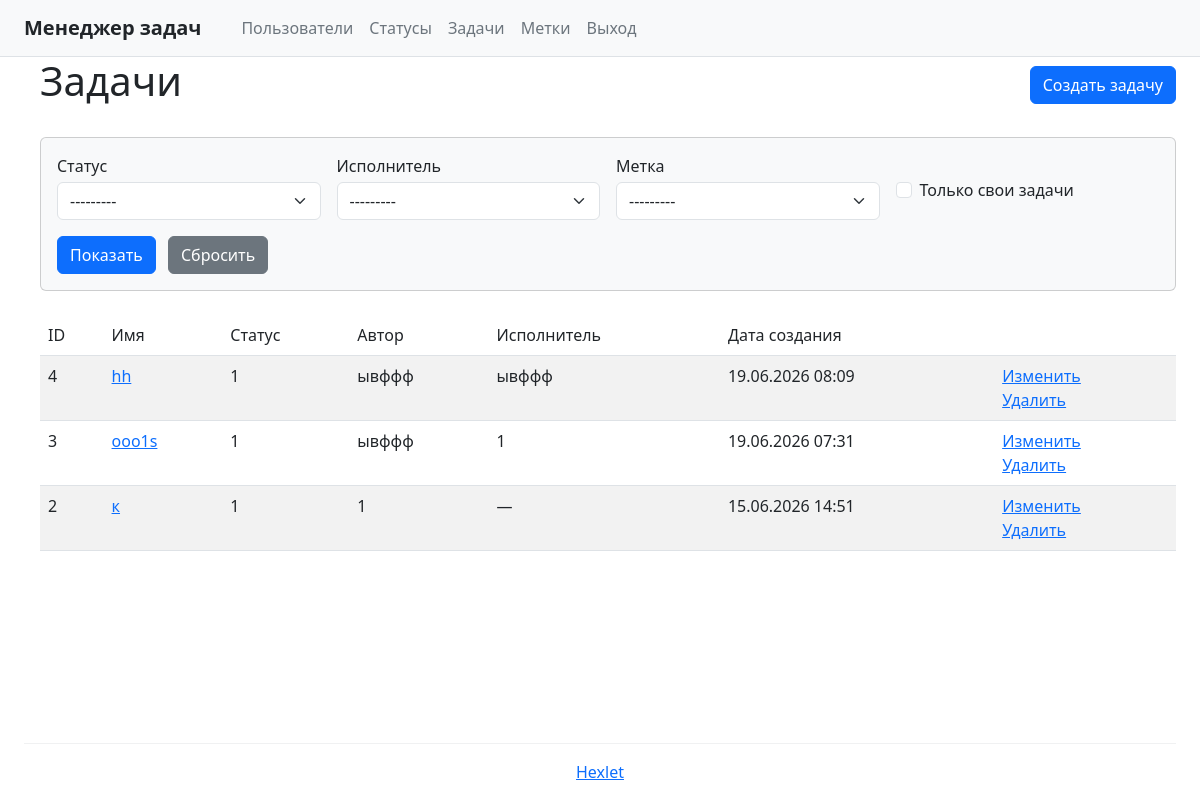
The app's page /tasks/ (signed in) with its own data.
### task_manager/models.py (models this page shows, shortened)
class Task(models.Model):
    name = models.CharField(max_length=150, unique=True, verbose_name='Имя')
    description = models.TextField(blank=True, verbose_name='Описание')
    status = models.ForeignKey('Status', on_delete=models.PROTECT, verbose_name='Статус')
    author = models.ForeignKey(
        User, on_delete=models.PROTECT, related_name='author_tasks', verbose_name='Автор'
    )
    executor = models.ForeignKey(
        User, on_delete=models.PROTECT, related_name='executor_tasks',
        blank=True, null=True, verbose_name='Исполнитель'
    )
    labels = models.ManyToManyField('Label', blank=True, verbose_name='Метки')
    created_at = models.DateTimeField(auto_now_add=True, verbose_name='Дата создания')
    class Meta:
        verbose_name = 'Задача'
        verbose_name_plural = 'Задачи'
        ordering = ['-created_at']

class Status(models.Model):
    name = models.CharField(max_length=100, unique=True, verbose_name='Имя')
    created_at = models.DateTimeField(default=timezone.now, verbose_name='Дата создания')
    class Meta:
        verbose_name = 'Статус'
        verbose_name_plural = 'Статусы'
        ordering = ['id']
    def __str__(self):
        return self.name

### task_manager/views.py (the view)
# urls.py: path('tasks/', TaskListView.as_view(), name='tasks'),
class TaskListView(LoginRequiredMixin, FilterView):
    model = Task
    template_name = 'tasks.html'
    context_object_name = 'tasks'
    filterset_class = TaskFilter
    def get_queryset(self):
        queryset = Task.objects.all()
        only_self = self.request.GET.get('only_self')
        if only_self == 'on':
            queryset = queryset.filter(author=self.request.user)
        return queryset
    def get_context_data(self, **kwargs):
        context = super().get_context_data(**kwargs)
        context['show_only_self'] = self.request.GET.get('only_self') == 'on'
        return context

### templates/tasks.html
{% extends 'base.html' %}
{% block content %}
<div class="ms-3">
    <div class="d-flex justify-content-between align-items-center mb-4">
        <h1 class="fw-normal">Задачи</h1>
        <a href="{% url 'task_create' %}" class="btn btn-primary">Создать задачу</a>
    </div>
    <div class="card mb-4 bg-light">
        <div class="card-body">
            <form method="get" class="row g-3">
                <div class="col-md-3">
                    <label for="id_status" class="form-label fw-normal text-dark mb-1">Статус</label>
                    {{ filter.form.status }}
                </div>
                <div class="col-md-3">
                    <label for="id_executor" class="form-label fw-normal text-dark mb-1">Исполнитель</label>
                    {{ filter.form.executor }}
                </div>
                <div class="col-md-3">
                    <label for="id_labels" class="form-label fw-normal text-dark mb-1">Метка</label>
                    {{ filter.form.labels }}
                </div>
                <div class="col-md-3">
                    <div class="form-check mt-4">
                        <input type="checkbox" name="only_self" id="id_only_self" class="form-check-input" {% if show_only_self %}checked{% endif %}>
                        <label class="form-check-label" for="id_only_self">Только свои задачи</label>
                    </div>
                </div>
                <div class="col-12">
                    <button type="submit" class="btn btn-primary">Показать</button>
                    <a href="{% url 'tasks' %}" class="btn btn-secondary ms-2">Сбросить</a>
                </div>
            </form>
        </div>
    </div>
    <table class="table table-striped">
        <thead>
            <tr>
                <th class="fw-normal">ID</th>
                <th class="fw-normal">Имя</th>
                <th class="fw-normal">Статус</th>
                <th class="fw-normal">Автор</th>
                <th class="fw-normal">Исполнитель</th>
                <th class="fw-normal">Дата создания</th>
                <th class="fw-normal"></th>
            </tr>
        </thead>
        <tbody>
            {% for task in tasks %}
            <tr>
                <td>{{ task.id }}</td>
                <td><a href="{% url 'task_detail' task.pk %}" class="text-primary text-decoration-underline">{{ task.name }}</a></td>
                <td>{{ task.status.name }}</td>
                <td>{{ task.author.username }}</td>
                <td>{{ task.executor.username|default:"—" }}</td>
                <td>{{ task.created_at|date:"d.m.Y H:i" }}</td>
                <td>
                    <div class="d-flex flex-column">
                        <a href="{% url 'task_update' task.pk %}" class="text-primary text-decoration-underline">Изменить</a>
                        <a href="{% url 'task_delete' task.pk %}" class="text-primary text-decoration-underline">Удалить</a>
                    </div>
                </td>
            </tr>
            {% empty %}
            <tr>
                <td colspan="7" class="text-center">Нет задач</td>
            </tr>
            {% endfor %}
        </tbody>
    </table>
</div>
{% endblock %}

### records on screen
Task: id "4", name "hh", status.name "1", author.username "ывффф", executor.username "ывффф", created_at "19.06.2026 08:09"
Task: id "3", name "ооо1s", status.name "1", author.username "ывффф", executor.username "1", created_at "19.06.2026 07:31"
Task: id "2", name "к", status.name "1", author.username "1", executor.username "—", created_at "15.06.2026 14:51"
